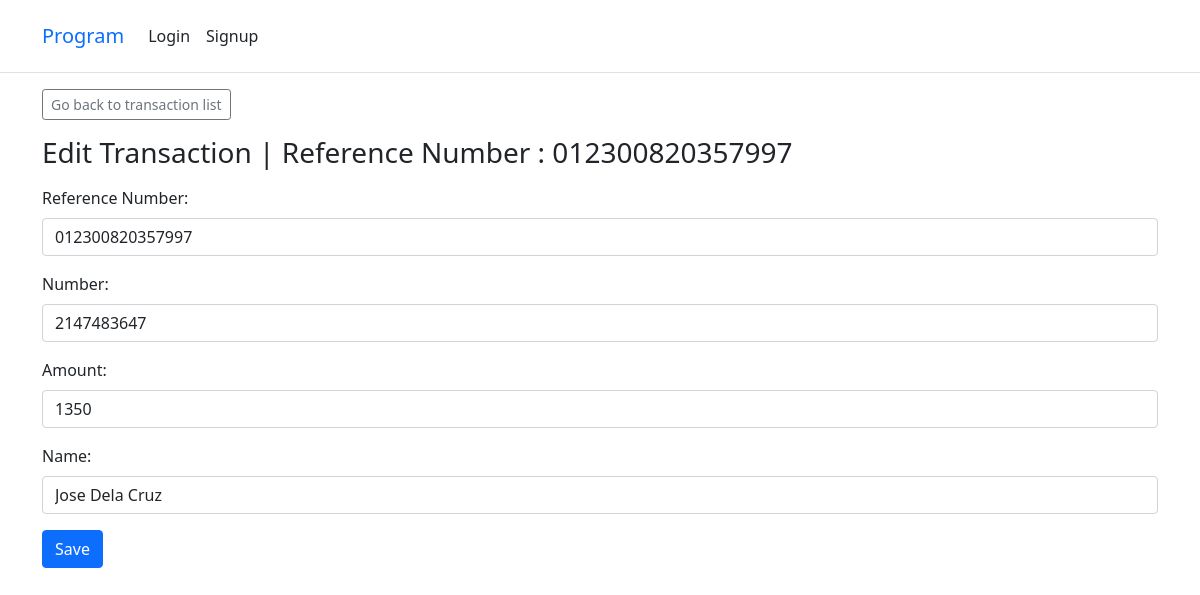
The app's page /edit-transaction.php?id=29 with its own data.
### tables this page shows
CREATE TABLE `tbl_transaction` (
  `tranID` int(11) NOT NULL,
  `refnum` varchar(15) DEFAULT NULL,
  `number` int(12) DEFAULT NULL,
  `amount` int(11) DEFAULT NULL,
  `name` varchar(20) DEFAULT NULL,
  `date_created` datetime DEFAULT NULL
);

### src/functions.php (called while the page is built, shortened)
<?php
    include 'db.php';
    function get_transaction($transaction_id) {
        global $conn;
        $transaction = [];
        $query = "SELECT * FROM `tbl_transaction` WHERE `tranID` = $transaction_id";
        if ($result = $conn->query($query)) {
            $transaction = $result->fetch_array(MYSQLI_ASSOC);
        }
        return $transaction;
    }
?>

### src/edit-transaction.php (the view, shortened to what this page needs)
<?php
    include 'functions.php';
    if (array_key_exists("id", $_GET)) {
        $transaction = get_transaction($_GET['id']);
    }
?>
<?php include '_header.php'; ?>
<div class="container">
    <a href="transactions.php" class="btn btn-outline-secondary btn-sm mb-3">Go back to transaction list</a>
    <h1 class="h3 mb-3 fw-normal"> Edit Transaction | Reference Number : <?= $transaction['refnum'] ?> </h1>
    <form method="post">
        <div class="mb-3">
            <label for="refnum" class="form-label">Reference Number: </label>
            <input type="text" class="form-control" id="refnum" name="refnum" value= "<?= isset($_POST['refnum']) ? $_POST['refnum'] : $transaction['refnum'] ?>" />
        </div>
        <div class="mb-3">
            <label for="number" class="form-label">Number: </label>
            <input type="text" class="form-control" id="number" name="number" value= "<?= isset($_POST['number']) ? $_POST['number'] : $transaction['number'] ?>" />
        </div>
        <div class="mb-3">
            <label for="number" class="form-label">Amount: </label>
            <input type="text" class="form-control" id="amount" name="amount" value= "<?= isset($_POST['amount']) ? $_POST['amount'] : $transaction['amount'] ?>" />
        </div>
        <div class="mb-3">
            <label for="name" class="form-label">Name: </label>
            <input type="text" class="form-control" id="name" name="name" value="<?= isset($_POST['name']) ? $_POST['name'] : $transaction['name'] ?>" />
        </div>
        <input type="submit" name="update-details" class="btn btn-primary" value="Save" />
    </form>
</div>
<?php include '_footer.php'; ?>

### records on screen
tbl_transaction: refnum "012300820357997", number "2147483647", amount "1350", name "Jose Dela Cruz"
